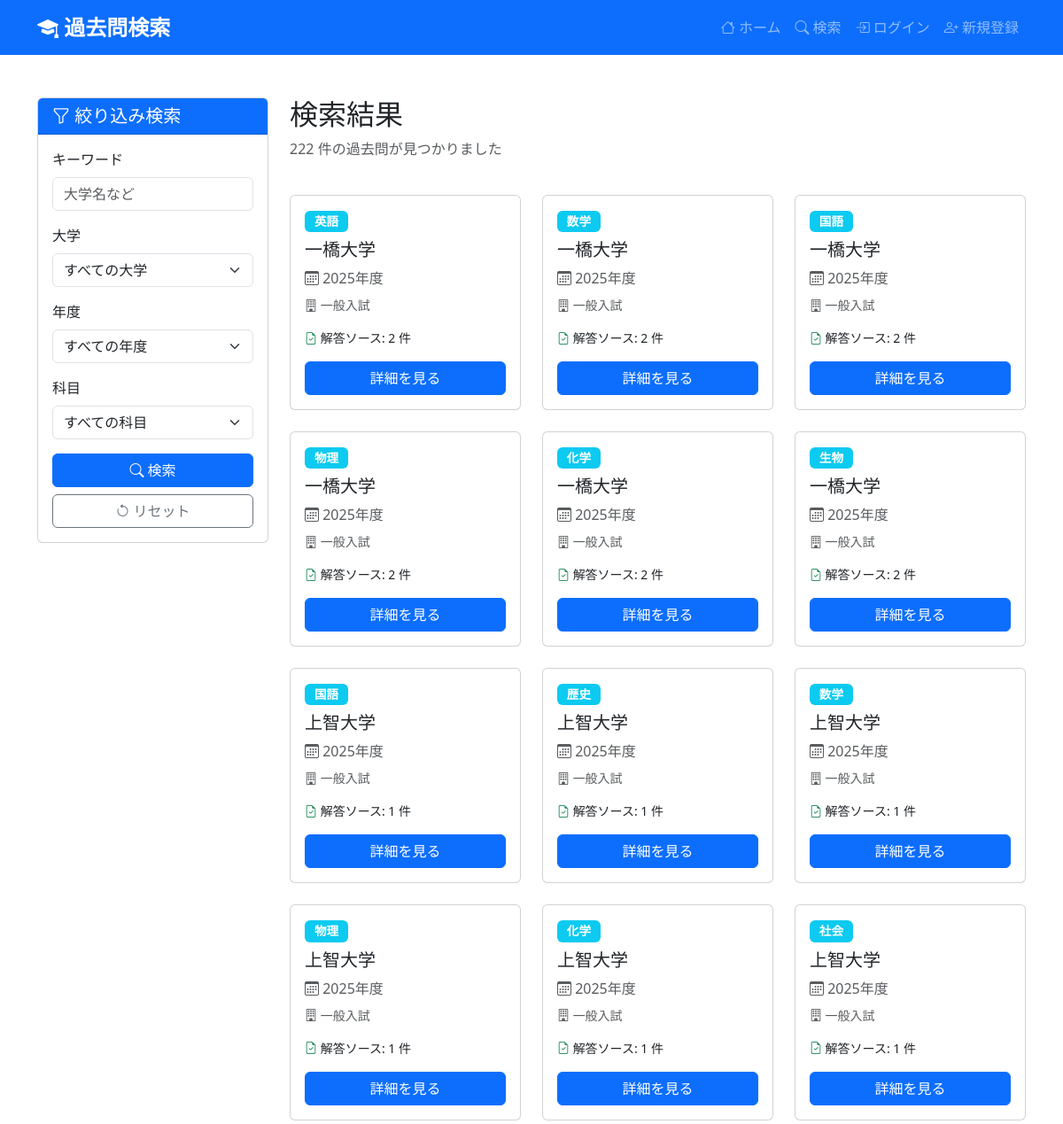
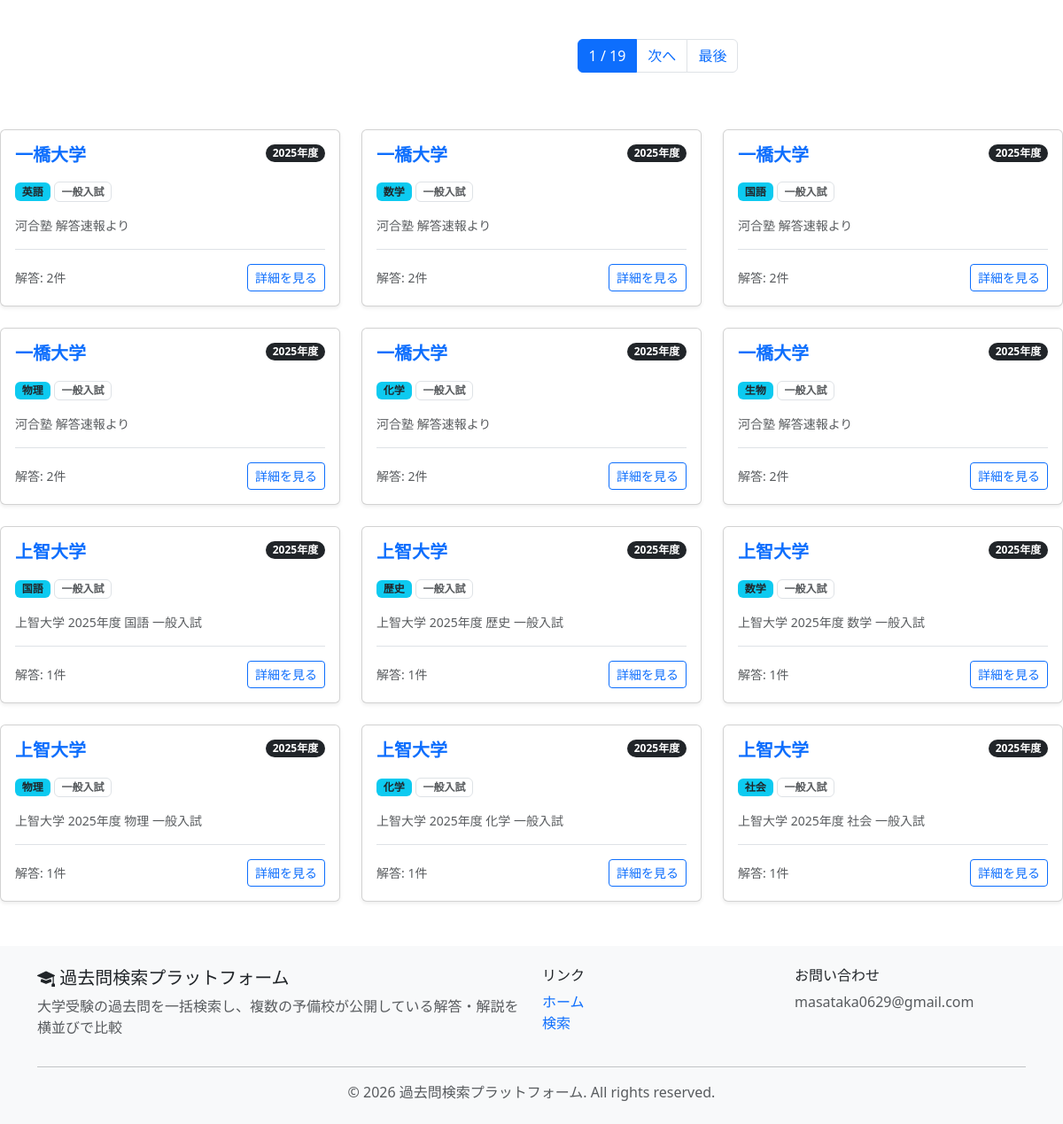
The app's page /search/ with its own data (2 pictures, top to bottom).
### exams/models.py (models this page shows, shortened)
class Exam(models.Model):
    SUBJECT_CHOICES = [
        ('japanese', '国語'),
        ('math', '数学'),
        ('english', '英語'),
        ('science', '理科'),
        ('social', '社会'),
        ('physics', '物理'),
        ('chemistry', '化学'),
        ('biology', '生物'),
        ('geography', '地理'),
        ('history', '歴史'),
        ('other', 'その他'),
    ]
    university = models.ForeignKey(
        University,
        on_delete=models.CASCADE,
        related_name='exams',
        verbose_name="学校"
    )
    year = models.IntegerField(
        verbose_name="年度",
        help_text="実施年度（例: 2024）"
    )
    subject = models.CharField(
        max_length=50,
        choices=SUBJECT_CHOICES,
        verbose_name="科目"
    )
    department = models.CharField(
        max_length=100,
        blank=True,
        verbose_name="学部・学科",
        help_text="例: 工学部、法学部、理学部 数学科"
    )
    exam_type = models.CharField(
        max_length=50,
        verbose_name="試験種別",
        help_text="例: 一般入試、推薦入試、共通テスト",
        default="一般入試"
    )
    problem_url = models.URLField(
        max_length=500,
        verbose_name="問題PDF URL",
        help_text="大学公式または信頼できるソースの問題PDFリンク",
        blank=True
    )
    description = models.TextField(
        blank=True,
        verbose_name="説明",
        help_text="問題の概要や特記事項"
    )
    source_type = models.CharField(
        max_length=50,
        choices=[
            ('official', '大学公式'),
            ('yobi_school', '予備校'),
            ('archive', 'アーカイブサイト'),
            ('other', 'その他'),
        ],
        default='official',
        verbose_name="ソース種別"
    )
    scraped_at = models.DateTimeField(
        null=True,
        blank=True,
        verbose_name="取得日時",
        help_text="データを取得・確認した日時"
    )
    is_verified = models.BooleanField(
        default=False,
        verbose_name="検証済み",
        help_text="リンク切れチェック済み"
    )
    created_at = models.DateTimeField(auto_now_add=True, verbose_name="登録日時")
    updated_at = models.DateTimeField(auto_now=True, verbose_name="更新日時")
    class Meta:
        verbose_name = "過去問"
        verbose_name_plural = "過去問一覧"
        ordering = ['-year', 'university__name', 'subject']

class University(models.Model):
    name = models.CharField(
        max_length=200,
        verbose_name="学校名",
        help_text="大学名または高校名"
    )
    name_kana = models.CharField(
        max_length=200,
        verbose_name="学校名（かな）",
        blank=True,
        help_text="検索用のかな表記"
    )
    school_type = models.CharField(
        max_length=20,
        choices=[
            ('university', '大学'),
            ('high_school', '高校'),
        ],
        default='university',
        verbose_name="学校種別"
    )
    official_url = models.URLField(
        blank=True,
        verbose_name="公式サイトURL"
    )
    has_official_pastpaper = models.BooleanField(
        default=False,
        verbose_name="公式HP過去問掲載",
        help_text="公式HPに過去問が掲載されているか"
    )
    pastpaper_url = models.URLField(
        blank=True,
        verbose_name="過去問ページURL",
        help_text="公式サイトの過去問ページURL"
    )
    pastpaper_years = models.CharField(
        max_length=200,
        blank=True,
        verbose_name="掲載年度",
        help_text="例: 2025, 2024, 2023"
    )
    pastpaper_checked_at = models.DateTimeField(
        null=True,
        blank=True,
        verbose_name="確認日時",
        help_text="過去問掲載状況を最後に確認した日時"
    )
    pastpaper_note = models.TextField(
        blank=True,
        verbose_name="備考",
        help_text="過去問掲載に関する備考"
    )
    created_at = models.DateTimeField(auto_now_add=True, verbose_name="登録日時")
    updated_at = models.DateTimeField(auto_now=True, verbose_name="更新日時")
    class Meta:
        verbose_name = "学校"
        verbose_name_plural = "学校一覧"
        ordering = ['name_kana', 'name']

### exams/views.py (the view, shortened to what this page needs)
# urls.py: path('search/', views.ExamSearchView.as_view(), name='search'),
class ExamSearchView(ListView):
    model = Exam
    template_name = 'exams/search_results.html'
    context_object_name = 'exams'
    paginate_by = 12
    def get_queryset(self):
        queryset = Exam.objects.select_related('university').prefetch_related('answer_sources')
        query = self.request.GET.get('q', '')
        university_id = self.request.GET.get('university', '')
        year = self.request.GET.get('year', '')
        subject = self.request.GET.get('subject', '')
        if query:
            queryset = queryset.filter(
                Q(university__name__icontains=query) |
                Q(university__name_kana__icontains=query) |
                Q(description__icontains=query)
            )
        if university_id:
            queryset = queryset.filter(university_id=university_id)
        if year:
            queryset = queryset.filter(year=year)
        if subject:
            queryset = queryset.filter(subject=subject)
        return queryset.order_by('-year', 'university__name')
    def get_context_data(self, **kwargs):
        context = super().get_context_data(**kwargs)
        context['search_form'] = ExamSearchForm(self.request.GET)
        context['query'] = self.request.GET.get('q', '')
        context['total_results'] = self.get_queryset().count()
        context['universities'] = University.objects.order_by('name_kana', 'name')
        context['years'] = Exam.objects.values_list('year', flat=True).distinct().order_by('-year')
        context['subjects'] = Exam.SUBJECT_CHOICES
        return context

### exams/forms.py
class ExamSearchForm(forms.Form):
    university = forms.ModelChoiceField(
        queryset=University.objects.order_by('name_kana', 'name'),
        required=False,
        label='大学',
        empty_label='大学を選択または入力...',
        widget=forms.Select(attrs={
            'class': 'form-select select2-enable',
            'data-placeholder': '大学名を検索...'
        })
    )

### templates/exams/search_results.html (shortened to what this page needs)
{% extends 'base.html' %}
{% block content %}
<div class="container my-5">
    <div class="row">
        <div class="col-lg-3 mb-4">
            <div class="card sticky-top" style="top: 20px;">
                <div class="card-header bg-primary text-white">
                    <h5 class="mb-0">
                        <i class="bi bi-funnel"></i> 絞り込み検索
                    </h5>
                </div>
                <div class="card-body">
                    <form method="get" action="{% url 'exams:search' %}">
                        <div class="mb-3">
                            <label for="q" class="form-label">キーワード</label>
                            <input type="text"
                                   class="form-control"
                                   id="q"
                                   name="q"
                                   value="{{ request.GET.q }}"
                                   placeholder="大学名など">
                        </div>
                        <div class="mb-3">
                            <label for="university" class="form-label">大学</label>
                            <select class="form-select" id="university" name="university">
                                <option value="">すべての大学</option>
                            </select>
                        </div>
                        <div class="mb-3">
                            <label for="year" class="form-label">年度</label>
                            <select class="form-select" id="year" name="year">
                                <option value="">すべての年度</option>
                            </select>
                        </div>
                        <div class="mb-3">
                            <label for="subject" class="form-label">科目</label>
                            <select class="form-select" id="subject" name="subject">
                                <option value="">すべての科目</option>
                            </select>
                        </div>
                        <button type="submit" class="btn btn-primary w-100">
                            <i class="bi bi-search"></i> 検索
                        </button>
                        <a href="{% url 'exams:search' %}" class="btn btn-outline-secondary w-100 mt-2">
                            <i class="bi bi-arrow-counterclockwise"></i> リセット
                        </a>
                    </form>
                </div>
            </div>
        </div>
        <div class="col-lg-9">
            <div class="d-flex justify-content-between align-items-center mb-4">
                <div>
                    <h2>検索結果</h2>
                    {% if query %}
                    <p class="text-muted">
                        「<strong>{{ query }}</strong>」の検索結果: {{ total_results }} 件
                    </p>
                    {% else %}
                    <p class="text-muted">{{ total_results }} 件の過去問が見つかりました</p>
                    {% endif %}
                </div>
            </div>
            <div class="row g-4">
                {% for exam in exams %}
                <div class="col-md-6 col-xl-4">
                    <div class="card card-exam h-100">
                        <div class="card-body">
                            <span class="badge badge-subject bg-info mb-2">
                                {{ exam.get_subject_display }}
                            </span>
                            <h5 class="card-title">{{ exam.university.name }}</h5>
                            <p class="text-muted mb-2">
                                <i class="bi bi-calendar3"></i> {{ exam.year }}年度
                            </p>
                            <p class="small text-muted mb-3">
                                <i class="bi bi-building"></i> {{ exam.exam_type }}
                            </p>
                            {% if exam.answer_sources.count > 0 %}
                            <p class="small mb-3">
                                <i class="bi bi-file-earmark-check text-success"></i>
                                解答ソース: {{ exam.answer_sources.count }} 件
                            </p>
                            {% endif %}
                            <a href="{% url 'exams:exam_detail' exam.pk %}"
                               class="btn btn-primary w-100">
                                詳細を見る
                            </a>
                        </div>
                    </div>
                </div>
                {% endfor %}
            </div>
            {% if is_paginated %}
            <nav aria-label="検索結果のページネーション" class="mt-5">
                <ul class="pagination justify-content-center">
                    <li class="page-item active">
                        <span class="page-link">
                            {{ page_obj.number }} / {{ page_obj.paginator.num_pages }}
                        </span>
                    </li>
                    {% if page_obj.has_next %}
                    <li class="page-item">
                        <a class="page-link" href="?page={{ page_obj.next_page_number }}{% for key, value in request.GET.items %}{% if key != 'page' %}&{{ key }}={{ value }}{% endif %}{% endfor %}">
                            次へ
                        </a>
                    </li>
                    <li class="page-item">
                        <a class="page-link" href="?page={{ page_obj.paginator.num_pages }}{% for key, value in request.GET.items %}{% if key != 'page' %}&{{ key }}={{ value }}{% endif %}{% endfor %}">
                            最後
                        </a>
                    </li>
                    {% endif %}
                </ul>
            </nav>
            {% endif %}
        </div>
    </div>
</div>
<div class="row row-cols-1 row-cols-md-3 g-4">
  {% for exam in exams %}
  <div class="col">
    <div class="card h-100 shadow-sm hover-effect">
      <div class="card-body">
        <div class="d-flex justify-content-between align-items-start mb-2">
          <h5 class="card-title fw-bold text-primary">{{ exam.university.name }}</h5>
          <span class="badge bg-dark rounded-pill">{{ exam.year }}年度</span>
        </div>
        <div class="mb-3">
          <span class="badge bg-info text-dark">{{ exam.get_subject_display }}</span>
          <span class="badge border text-muted">{{ exam.exam_type }}</span>
        </div>
        <p class="card-text text-muted small">
          {{ exam.description|truncatechars:50 }}
        </p>
        <div class="mt-3 pt-3 border-top d-flex justify-content-between align-items-center">
            <div class="small text-muted">
                 解答: {{ exam.answer_sources.count }}件
            </div>
            <a href="{% url 'exams:exam_detail' exam.pk %}" class="btn btn-sm btn-outline-primary stretched-link">
                詳細を見る
            </a>
        </div>
      </div>
    </div>
  </div>
  {% endfor %}
</div>
{% endblock %}

### templates/base.html (style rules this page uses)
:root { --primary-color: #0d6efd; --secondary-color: #6c757d; }
body { min-height: 100vh; display: flex; flex-direction: column; }
.card-exam { transition: transform 0.2s, box-shadow 0.2s; height: 100%; }
.badge-subject { font-size: 0.85rem; padding: 0.4em 0.8em; }

### records on screen
Exam: subject "英語", university.name "一橋大学", year "2025", exam_type "一般入試", answer_sources.count "2", description "河合塾 解答速報より"
Exam: subject "数学", university.name "一橋大学", year "2025", exam_type "一般入試", answer_sources.count "2", description "河合塾 解答速報より"
Exam: subject "国語", university.name "一橋大学", year "2025", exam_type "一般入試", answer_sources.count "2", description "河合塾 解答速報より"
Exam: subject "物理", university.name "一橋大学", year "2025", exam_type "一般入試", answer_sources.count "2", description "河合塾 解答速報より"
Exam: subject "化学", university.name "一橋大学", year "2025", exam_type "一般入試", answer_sources.count "2", description "河合塾 解答速報より"
Exam: subject "生物", university.name "一橋大学", year "2025", exam_type "一般入試", answer_sources.count "2", description "河合塾 解答速報より"
Exam: subject "国語", university.name "上智大学", year "2025", exam_type "一般入試", answer_sources.count "1", description "上智大学 2025年度 国語 一般入試"
Exam: subject "歴史", university.name "上智大学", year "2025", exam_type "一般入試", answer_sources.count "1", description "上智大学 2025年度 歴史 一般入試"
Exam: subject "数学", university.name "上智大学", year "2025", exam_type "一般入試", answer_sources.count "1", description "上智大学 2025年度 数学 一般入試"
Exam: subject "物理", university.name "上智大学", year "2025", exam_type "一般入試", answer_sources.count "1", description "上智大学 2025年度 物理 一般入試"
Exam: subject "化学", university.name "上智大学", year "2025", exam_type "一般入試", answer_sources.count "1", description "上智大学 2025年度 化学 一般入試"
Exam: subject "社会", university.name "上智大学", year "2025", exam_type "一般入試", answer_sources.count "1", description "上智大学 2025年度 社会 一般入試"

### other values on screen
{{ total_results }} "222"
{{ page_obj.number }} "1"
{{ page_obj.paginator.num_pages }} "19"
